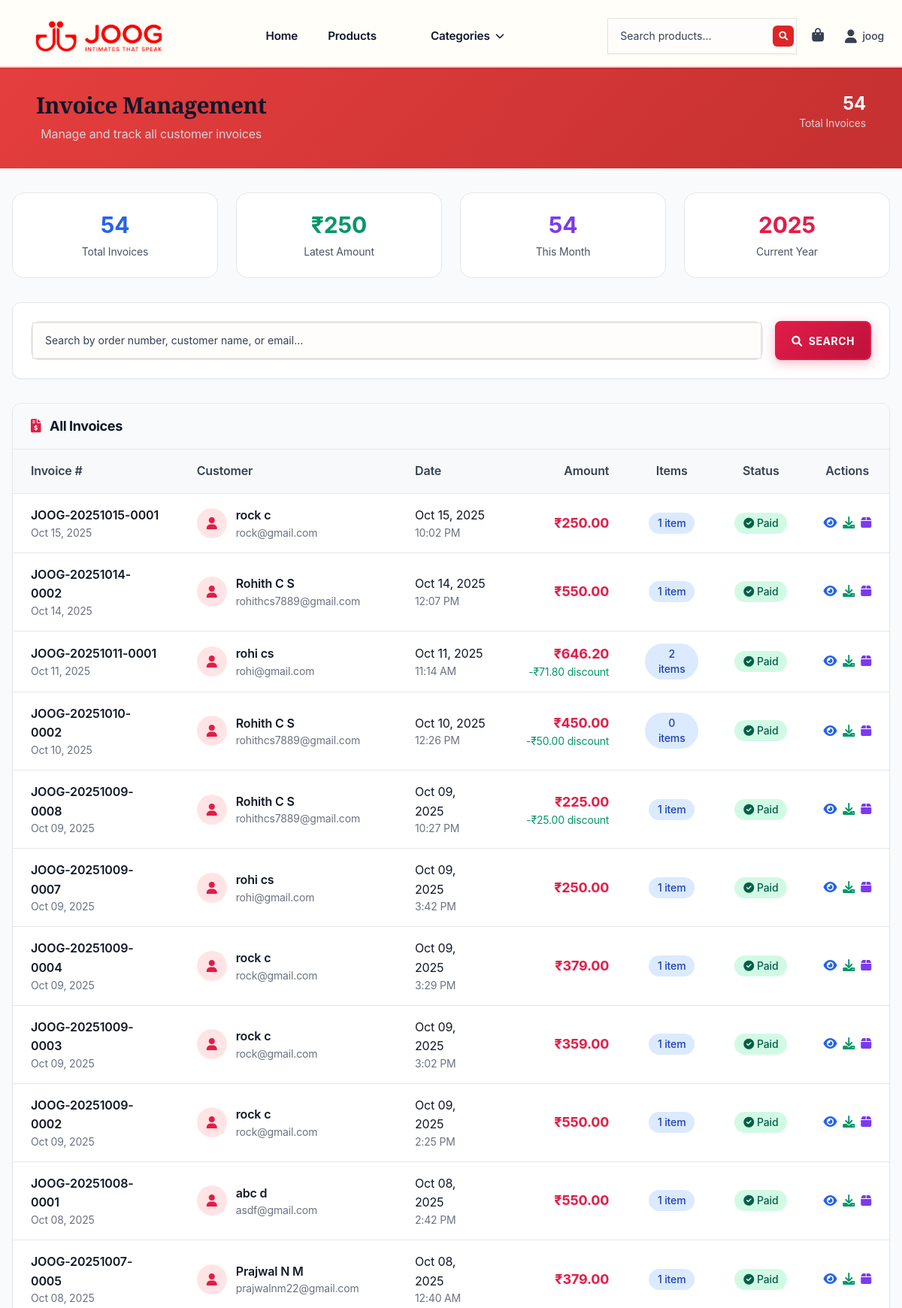
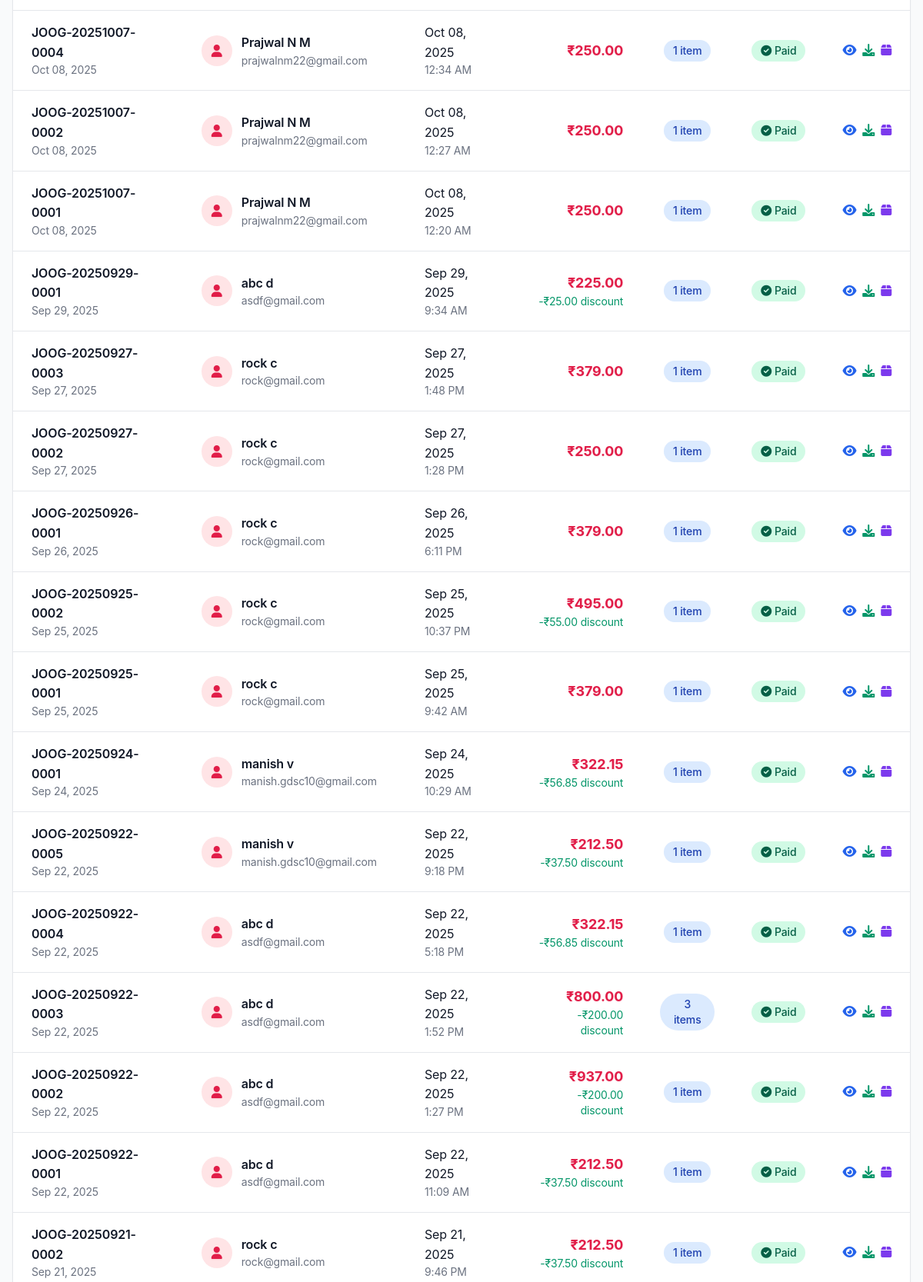
/accounts/admin/invoices/ (signed in, upper part), run on the app's committed database (2 pictures, top to bottom).
### accounts/models.py (models this page shows, shortened)
class CustomUser(AbstractUser):
    phone_number = models.CharField(max_length=20, blank=True)
    address = models.TextField(blank=True)
    city = models.CharField(max_length=100, blank=True)
    state = models.CharField(max_length=100, blank=True)
    postal_code = models.CharField(max_length=20, blank=True)
    country = models.CharField(max_length=100, blank=True)
    date_of_birth = models.DateField(null=True, blank=True)

### orders/models.py (models this page shows, shortened)
class Order(models.Model):
    STATUS_CHOICES = [
        ('pending', 'Pending'),
        ('confirmed', 'Confirmed'),
        ('shipped', 'Shipped'),
        ('delivered', 'Delivered'),
        ('cancelled', 'Cancelled'),
    ]
    user = models.ForeignKey(User, on_delete=models.CASCADE, related_name='orders')
    order_number = models.CharField(max_length=25, unique=True)
    status = models.CharField(max_length=20, choices=STATUS_CHOICES, default='pending')
    total_amount = models.DecimalField(max_digits=10, decimal_places=2)
    discount_amount = models.DecimalField(max_digits=10, decimal_places=2, default=0)
    final_amount = models.DecimalField(max_digits=10, decimal_places=2)
    coupon = models.ForeignKey(Coupon, on_delete=models.SET_NULL, null=True, blank=True)
    selected_address = models.ForeignKey('accounts.Address', on_delete=models.SET_NULL, null=True, blank=True, related_name='orders')
    shipping_address = models.TextField()
    shipping_city = models.CharField(max_length=100)
    shipping_state = models.CharField(max_length=100, default='')
    shipping_postal_code = models.CharField(max_length=20)
    shipping_country = models.CharField(max_length=100)
    payment_method = models.CharField(max_length=50, default='phonepe')
    payment_status = models.CharField(max_length=20, default='pending')
    phonepe_merchant_txn_id = models.CharField(max_length=64, blank=True)
    phonepe_txn_id = models.CharField(max_length=128, blank=True)
    phonepe_meta = models.JSONField(null=True, blank=True)
    created_at = models.DateTimeField(auto_now_add=True)
    updated_at = models.DateTimeField(auto_now=True)
    confirmation_email_sent = models.BooleanField(default=False, help_text="Order confirmation email sent")
    confirmation_email_sent_at = models.DateTimeField(null=True, blank=True, help_text="When confirmation email was sent")
    confirmation_email_error = models.TextField(blank=True, help_text="Error message if confirmation email failed")
    invoice_email_sent = models.BooleanField(default=False, help_text="Invoice email sent")
    invoice_email_sent_at = models.DateTimeField(null=True, blank=True, help_text="When invoice email was sent")
    invoice_email_error = models.TextField(blank=True, help_text="Error message if invoice email failed")
    class Meta:
        ordering = ['-created_at']

### accounts/views.py (the view)
# urls.py: path('admin/invoices/', views.admin_invoices_view, name='admin_invoices'),
@login_required
def admin_invoices_view(request):
    if not request.user.is_staff:
        messages.error(request, 'You do not have permission to access this page.')
        return redirect('accounts:dashboard')
    orders = Order.objects.filter(
        payment_status='completed'
    ).select_related('user').order_by('-created_at')
    search_query = request.GET.get('search', '')
    if search_query:
        orders = orders.filter(
            models.Q(order_number__icontains=search_query) |
            models.Q(user__username__icontains=search_query) |
            models.Q(user__email__icontains=search_query)
        )
    context = {
        'orders': orders,
        'search_query': search_query,
        'page_title': 'Invoice Management'
    }
    return render(request, 'accounts/admin_invoices.html', context)

### templates/accounts/admin_invoices.html (shortened to what this page needs)
{% extends 'base.html' %}
{% load static %}
{% block content %}
<div class="bg-gray-50 min-h-screen">
    <div class="admin-header text-white py-8">
        <div class="container mx-auto px-4">
            <div class="flex flex-col md:flex-row justify-between items-start">
                <div>
                    <h1 class="text-3xl font-bold mb-2" style="font-family: 'Playfair Display', serif;">
                        Invoice Management
                    </h1>
                    <p class="text-gray-300">Manage and track all customer invoices</p>
                </div>
                <div class="mt-4 md:mt-0 flex items-center space-x-4">
                    <div class="text-right">
                        <div class="text-2xl font-bold">{{ orders.count }}</div>
                        <div class="text-gray-300 text-sm">Total Invoices</div>
                    </div>
                </div>
            </div>
        </div>
    </div>
    <div class="container mx-auto px-4 py-8">
        <div class="grid grid-cols-1 md:grid-cols-4 gap-6 mb-8">
            <div class="stats-card p-6 text-center">
                <div class="text-3xl font-bold text-blue-600 mb-2">{{ orders.count }}</div>
                <div class="text-gray-600 text-sm">Total Invoices</div>
            </div>
            <div class="stats-card p-6 text-center">
                <div class="text-3xl font-bold text-green-600 mb-2">
                    ₹{% for order in orders %}{% if forloop.first %}{{ order.final_amount|add:0 }}{% endif %}{% endfor %}
                </div>
                <div class="text-gray-600 text-sm">Latest Amount</div>
            </div>
            <div class="stats-card p-6 text-center">
                <div class="text-3xl font-bold text-purple-600 mb-2">
                    {{ orders|length|default:0 }}
                </div>
                <div class="text-gray-600 text-sm">This Month</div>
            </div>
            <div class="stats-card p-6 text-center">
                <div class="text-3xl font-bold text-red-600 mb-2">
                    {% now "Y" %}
                </div>
                <div class="text-gray-600 text-sm">Current Year</div>
            </div>
        </div>
        <div class="bg-white rounded-xl shadow-sm border border-gray-200 p-6 mb-8">
            <form method="GET" class="flex flex-col md:flex-row gap-4">
                <div class="flex-1">
                    <div class="search-box p-0 border-0">
                        <input type="text"
                               name="search"
                               value="{{ search_query }}"
                               placeholder="Search by order number, customer name, or email..."
                               class="w-full px-4 py-3 border-0 rounded-lg focus:outline-none">
                    </div>
                </div>
                <div class="flex gap-2">
                    <button type="submit" class="btn btn-primary px-6">
                        <i class="fas fa-search mr-2"></i>Search
                    </button>
                </div>
            </form>
        </div>
        {% if orders %}
        <div class="bg-white rounded-xl shadow-sm border border-gray-200 overflow-hidden">
            <div class="px-6 py-4 border-b border-gray-200 bg-gray-50">
                <h2 class="text-lg font-semibold text-gray-900">
                    <i class="fas fa-file-invoice-dollar mr-2 text-red-primary"></i>
                    All Invoices
                </h2>
            </div>
            <div class="overflow-x-auto">
                <table class="w-full">
                    <thead class="bg-gray-50 border-b border-gray-200">
                        <tr>
                            <th class="text-left py-4 px-6 font-semibold text-gray-700">Invoice #</th>
                            <th class="text-left py-4 px-6 font-semibold text-gray-700">Customer</th>
                            <th class="text-left py-4 px-6 font-semibold text-gray-700">Date</th>
                            <th class="text-right py-4 px-6 font-semibold text-gray-700">Amount</th>
                            <th class="text-center py-4 px-6 font-semibold text-gray-700">Items</th>
                            <th class="text-center py-4 px-6 font-semibold text-gray-700">Status</th>
                            <th class="text-center py-4 px-6 font-semibold text-gray-700">Actions</th>
                        </tr>
                    </thead>
                    <tbody>
                        {% for order in orders %}
                        <tr class="invoice-row border-b border-gray-100">
                            <td class="py-4 px-6">
                                <div class="font-semibold text-gray-900">{{ order.order_number }}</div>
                                <div class="text-sm text-gray-500">{{ order.created_at|date:"M d, Y" }}</div>
                            </td>
                            <td class="py-4 px-6">
                                <div class="flex items-center">
                                    <div class="w-10 h-10 bg-red-100 rounded-full flex items-center justify-center mr-3">
                                        <i class="fas fa-user text-red-600"></i>
                                    </div>
                                    <div>
                                        <div class="font-semibold text-gray-900">
                                            {{ order.user.get_full_name|default:order.user.username }}
                                        </div>
                                        <div class="text-sm text-gray-500">{{ order.user.email }}</div>
                                    </div>
                                </div>
                            </td>
                            <td class="py-4 px-6">
                                <div class="text-gray-900">{{ order.created_at|date:"M d, Y" }}</div>
                                <div class="text-sm text-gray-500">{{ order.created_at|date:"g:i A" }}</div>
                            </td>
                            <td class="py-4 px-6 text-right">
                                <div class="text-lg font-bold text-red-600">₹{{ order.final_amount }}</div>
                                {% if order.discount_amount > 0 %}
                                <div class="text-sm text-green-600">-₹{{ order.discount_amount }} discount</div>
                                {% endif %}
                            </td>
                            <td class="py-4 px-6 text-center">
                                <span class="inline-flex items-center px-3 py-1 rounded-full text-sm font-medium bg-blue-100 text-blue-800">
                                    {{ order.items.count }} item{{ order.items.count|pluralize }}
                                </span>
                            </td>
                            <td class="py-4 px-6 text-center">
                                <span class="inline-flex items-center px-3 py-1 rounded-full text-sm font-medium bg-green-100 text-green-800">
                                    <i class="fas fa-check-circle mr-1"></i>Paid
                                </span>
                            </td>
                            <td class="py-4 px-6 text-center">
                                <div class="flex items-center justify-center space-x-2">
                                    <a href="{% url 'accounts:admin_invoice_detail' order.order_number %}"
                                       class="text-blue-600 hover:text-blue-800 transition-colors"
                                       title="View Invoice">
                                        <i class="fas fa-eye"></i>
                                    </a>
                                    <a href="{% url 'accounts:download_admin_invoice' order.order_number %}"
                                       class="text-green-600 hover:text-green-800 transition-colors"
                                       title="Download PDF">
                                        <i class="fas fa-download"></i>
                                    </a>
                                    <a href="{% url 'orders:order_detail' order.order_number %}"
                                       class="text-purple-600 hover:text-purple-800 transition-colors"
                                       title="View Order Details">
                                        <i class="fas fa-box"></i>
                                    </a>
                                </div>
                            </td>
                        </tr>
                        {% endfor %}
                    </tbody>
                </table>
            </div>
        </div>
        {% endif %}
    </div>
</div>
{% endblock %}

### templates/base.html (shortened to what this page needs)
<!DOCTYPE html>
<html lang="en">
<head>
    <link href="https://cdn.jsdelivr.net/npm/tailwindcss@2.2.19/dist/tailwind.min.css" rel="stylesheet">
    <link href="https://cdnjs.cloudflare.com/ajax/libs/font-awesome/6.0.0/css/all.min.css" rel="stylesheet">
    {% load static %}
    <link href="{% static 'css/styles.css' %}?v=3" rel="stylesheet">
    <link href="{% static 'css/theme.css' %}?v=3" rel="stylesheet">
</head>
<body class="page-main{% if banner_slides %} banner-present banner-page{% endif %}">
    <nav class="nav-header" style="position: relative; z-index: 50; background: rgba(255, 254, 249, 0.98); backdrop-filter: blur(24px); border-bottom: 2px solid var(--red-200);">
        <div class="content-container">
            <div class="flex justify-between items-center py-4">
                    <a href="{% url 'products:home' %}" class="flex items-center group" aria-label="JOOG Home" style="margin-left: 2rem;">
<img src="{% static 'img/joog-logo.png' %}?v=4" alt="JOOG" class="nav-logo h-10 w-auto transition-transform duration-300 group-hover:scale-105" style="position: relative; z-index: 10; filter: brightness(0) saturate(100%) invert(18%) sepia(93%) saturate(7093%) hue-rotate(356deg) brightness(91%) contrast(118%) drop-shadow(0 0 1px rgba(220, 38, 38, 0.5));"/>
                </a>
                <div class="hidden md:flex items-center space-x-8">
                    <a href="{% url 'products:home' %}" class="nav-link px-4 py-2" style="font-weight: 600; color: var(--text-primary); transition: all 0.3s ease;">Home</a>
                    <a href="{% url 'products:product_list' %}" class="nav-link px-4 py-2" style="font-weight: 600; color: var(--text-primary); transition: all 0.3s ease;">Products</a>
                    <div class="relative group dropdown">
                        <button class="nav-link flex items-center px-4 py-2" id="categories-btn" style="font-weight: 600; color: var(--text-primary); transition: all 0.3s ease;">
                            Categories <i class="fas fa-chevron-down ml-2 text-xs transition-transform duration-200 group-hover:rotate-180"></i>
                        </button>
                    </div>
                </div>
                <div class="flex items-center space-x-3">
                    <form method="GET" action="{% url 'products:product_list' %}" class="hidden lg:block">
                        <div class="nav-search-form">
                            <input type="text" name="q" placeholder="Search products..."
                                   class="nav-search-input">
                            <button type="submit" class="nav-search-button" aria-label="Search">
                                <i class="fas fa-search text-xs"></i>
                            </button>
                        </div>
                    </form>
                    {% if user.is_authenticated %}
                    <a href="{% url 'orders:cart' %}" class="relative p-2 text-gray-700 hover:text-red-600 transition-colors">
                        <i class="fas fa-shopping-bag text-lg"></i>
                    </a>
                    {% endif %}
                    {% if user.is_authenticated %}
                    <div class="flex items-center space-x-3">
                        <div class="relative group">
                            <a href="{% url 'accounts:dashboard' %}" class="flex items-center space-x-2 p-2 text-gray-700 hover:text-red-600 transition-colors rounded-md" title="My Account">
                                <i class="fas fa-user text-lg"></i>
                                <span class="hidden lg:inline text-sm font-medium">{{ user.username }}</span>
                            </a>
                        </div>
                    {% endif %}
                </div>
            </div>
        </div>
    </nav>
    <main>
        {% block content %}
        {% endblock %}
    </main>
</body>
</html>

### data on the page
CustomUser: username "joog"
Order: final_amount|add "250", order_number "JOOG-20251015-0001", created_at "Oct 15, 2025", user.get_full_name "rock c", user.email "rock@gmail.com", created_at "10:02 PM", final_amount "250.00", items.count "1"
Order: order_number "JOOG-20251014-0002", created_at "Oct 14, 2025", user.get_full_name "Rohith C S", user.email "rohithcs7889@gmail.com", created_at "12:07 PM", final_amount "550.00", items.count "1"
Order: order_number "JOOG-20251011-0001", created_at "Oct 11, 2025", user.get_full_name "rohi cs", user.email "rohi@gmail.com", created_at "11:14 AM", final_amount "646.20", discount_amount "71.80", items.count "2"
Order: order_number "JOOG-20251010-0002", created_at "Oct 10, 2025", user.get_full_name "Rohith C S", user.email "rohithcs7889@gmail.com", created_at "12:26 PM", final_amount "450.00", discount_amount "50.00", items.count "0"
Order: order_number "JOOG-20251009-0008", created_at "Oct 09, 2025", user.get_full_name "Rohith C S", user.email "rohithcs7889@gmail.com", created_at "10:27 PM", final_amount "225.00", discount_amount "25.00", items.count "1"
Order: order_number "JOOG-20251009-0007", created_at "Oct 09, 2025", user.get_full_name "rohi cs", user.email "rohi@gmail.com", created_at "3:42 PM", final_amount "250.00", items.count "1"
Order: order_number "JOOG-20251009-0004", created_at "Oct 09, 2025", user.get_full_name "rock c", user.email "rock@gmail.com", created_at "3:29 PM", final_amount "379.00", items.count "1"
Order: order_number "JOOG-20251009-0003", created_at "Oct 09, 2025", user.get_full_name "rock c", user.email "rock@gmail.com", created_at "3:02 PM", final_amount "359.00", items.count "1"
Order: order_number "JOOG-20251009-0002", created_at "Oct 09, 2025", user.get_full_name "rock c", user.email "rock@gmail.com", created_at "2:25 PM", final_amount "550.00", items.count "1"
Order: order_number "JOOG-20251008-0001", created_at "Oct 08, 2025", user.get_full_name "abc d", user.email "asdf@gmail.com", created_at "2:42 PM", final_amount "550.00", items.count "1"
Order: order_number "JOOG-20251007-0005", created_at "Oct 08, 2025", user.get_full_name "Prajwal N M", user.email "prajwalnm22@gmail.com", created_at "12:40 AM", final_amount "379.00", items.count "1"
Order: order_number "JOOG-20251007-0004", created_at "Oct 08, 2025", user.get_full_name "Prajwal N M", user.email "prajwalnm22@gmail.com", created_at "12:34 AM", final_amount "250.00", items.count "1"
Order: order_number "JOOG-20251007-0002", created_at "Oct 08, 2025", user.get_full_name "Prajwal N M", user.email "prajwalnm22@gmail.com", created_at "12:27 AM", final_amount "250.00", items.count "1"
Order: order_number "JOOG-20251007-0001", created_at "Oct 08, 2025", user.get_full_name "Prajwal N M", user.email "prajwalnm22@gmail.com", created_at "12:20 AM", final_amount "250.00", items.count "1"
Order: order_number "JOOG-20250929-0001", created_at "Sep 29, 2025", user.get_full_name "abc d", user.email "asdf@gmail.com", created_at "9:34 AM", final_amount "225.00", discount_amount "25.00", items.count "1"
Order: order_number "JOOG-20250927-0003", created_at "Sep 27, 2025", user.get_full_name "rock c", user.email "rock@gmail.com", created_at "1:48 PM", final_amount "379.00", items.count "1"
Order: order_number "JOOG-20250927-0002", created_at "Sep 27, 2025", user.get_full_name "rock c", user.email "rock@gmail.com", created_at "1:28 PM", final_amount "250.00", items.count "1"
Order: order_number "JOOG-20250926-0001", created_at "Sep 26, 2025", user.get_full_name "rock c", user.email "rock@gmail.com", created_at "6:11 PM", final_amount "379.00", items.count "1"
Order: order_number "JOOG-20250925-0002", created_at "Sep 25, 2025", user.get_full_name "rock c", user.email "rock@gmail.com", created_at "10:37 PM", final_amount "495.00", discount_amount "55.00", items.count "1"
Order: order_number "JOOG-20250925-0001", created_at "Sep 25, 2025", user.get_full_name "rock c", user.email "rock@gmail.com", created_at "9:42 AM", final_amount "379.00", items.count "1"
Order: order_number "JOOG-20250924-0001", created_at "Sep 24, 2025", user.get_full_name "manish v", user.email "manish.gdsc10@gmail.com", created_at "10:29 AM", final_amount "322.15", discount_amount "56.85", items.count "1"
Order: order_number "JOOG-20250922-0005", created_at "Sep 22, 2025", user.get_full_name "manish v", user.email "manish.gdsc10@gmail.com", created_at "9:18 PM", final_amount "212.50", discount_amount "37.50", items.count "1"
Order: order_number "JOOG-20250922-0004", created_at "Sep 22, 2025", user.get_full_name "abc d", user.email "asdf@gmail.com", created_at "5:18 PM", final_amount "322.15", discount_amount "56.85", items.count "1"
Order: order_number "JOOG-20250922-0003", created_at "Sep 22, 2025", user.get_full_name "abc d", user.email "asdf@gmail.com", created_at "1:52 PM", final_amount "800.00", discount_amount "200.00", items.count "3"
Order: order_number "JOOG-20250922-0002", created_at "Sep 22, 2025", user.get_full_name "abc d", user.email "asdf@gmail.com", created_at "1:27 PM", final_amount "937.00", discount_amount "200.00", items.count "1"
Order: order_number "JOOG-20250922-0001", created_at "Sep 22, 2025", user.get_full_name "abc d", user.email "asdf@gmail.com", created_at "11:09 AM", final_amount "212.50", discount_amount "37.50", items.count "1"
Order: order_number "JOOG-20250921-0002", created_at "Sep 21, 2025", user.get_full_name "rock c", user.email "rock@gmail.com", created_at "9:46 PM", final_amount "212.50", discount_amount "37.50", items.count "1"

### other printed values
{{ orders.count }} "54"
{{ orders|length|default:0 }} "54"
